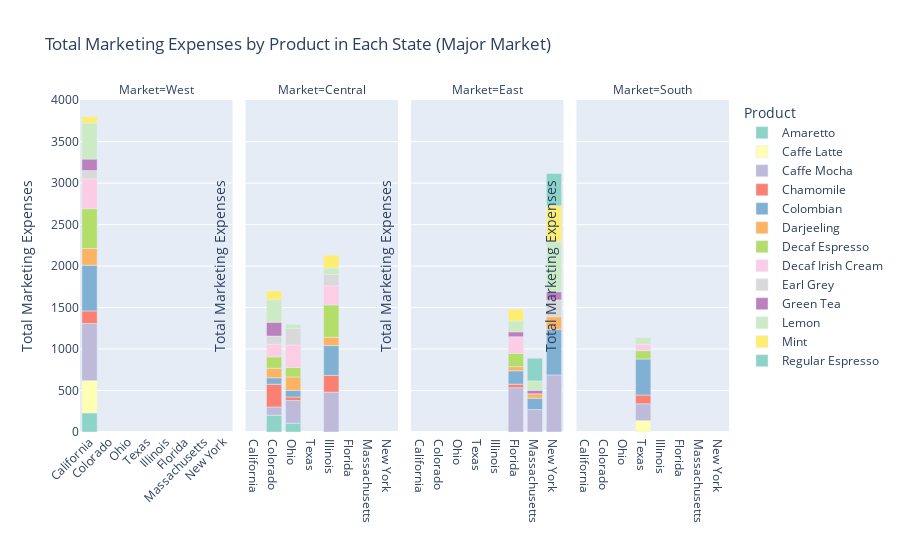

The cell this chart's notebook holds for it:
### Code cell
# Marketing distribution in major market
major_market = data[data['Market_size'] == 'Major Market']
major_market_summary = major_market.groupby(['State', 'Product', 'Market']).Marketing.sum().reset_index()

fig = px.bar(major_market_summary, x='State', y='Marketing', color='Product', 
             title='Total Marketing Expenses by Product in Each State (Major Market)', 
             labels={'State': 'State', 'Profit': 'Total Marketing Expenses'},
             color_discrete_sequence=px.colors.qualitative.Set3,
             facet_col='Market')

fig.update_xaxes(categoryorder='array')
fig.update_xaxes(title_text='')
fig.update_yaxes(title_text='Total Marketing Expenses')
fig.update_layout(legend_title_text='Product', xaxis_tickangle=-45)

fig.show()

### Figure 1 — Plotly figure (JSON) as saved in the notebook; plotly's stock layout.template omitted (floating-point values rounded to 4 significant figures)
{"data": [{"alignmentgroup": "True", "hovertemplate": "Product=Amaretto<br>Market=West<br>State=%{x}<br>Marketing=%{y}<extra></extra>", "legendgroup": "Amaretto", "marker": {"color": "rgb(141,211,199)", "pattern": {"shape": ""}}, "name": "Amaretto", "offsetgroup": "Amaretto", "orientation": "v", "showlegend": true, "textposition": "auto", "type": "bar", "x": ["California"], "xaxis": "x", "y": [230], "yaxis": "y"}, {"alignmentgroup": "True", "hovertemplate": "Product=Amaretto<br>Market=Central<br>State=%{x}<br>Marketing=%{y}<extra></extra>", "legendgroup": "Amaretto", "marker": {"color": "rgb(141,211,199)", "pattern": {"shape": ""}}, "name": "Amaretto", "offsetgroup": "Amaretto", "orientation": "v", "showlegend": false, "textposition": "auto", "type": "bar", "x": ["Colorado", "Ohio"], "xaxis": "x2", "y": [202, 106], "yaxis": "y2"}, {"alignmentgroup": "True", "hovertemplate": "Product=Caffe Latte<br>Market=West<br>State=%{x}<br>Marketing=%{y}<extra></extra>", "legendgroup": "Caffe Latte", "marker": {"color": "rgb(255,255,179)", "pattern": {"shape": ""}}, "name": "Caffe Latte", "offsetgroup": "Caffe Latte", "orientation": "v", "showlegend": true, "textposition": "auto", "type": "bar", "x": ["California"], "xaxis": "x", "y": [390], "yaxis": "y"}, {"alignmentgroup": "True", "hovertemplate": "Product=Caffe Latte<br>Market=South<br>State=%{x}<br>Marketing=%{y}<extra></extra>", "legendgroup": "Caffe Latte", "marker": {"color": "rgb(255,255,179)", "pattern": {"shape": ""}}, "name": "Caffe Latte", "offsetgroup": "Caffe Latte", "orientation": "v", "showlegend": false, "textposition": "auto", "type": "bar", "x": ["Texas"], "xaxis": "x4", "y": [138], "yaxis": "y4"}, {"alignmentgroup": "True", "hovertemplate": "Product=Caffe Mocha<br>Market=West<br>State=%{x}<br>Marketing=%{y}<extra></extra>", "legendgroup": "Caffe Mocha", "marker": {"color": "rgb(190,186,218)", "pattern": {"shape": ""}}, "name": "Caffe Mocha", "offsetgroup": "Caffe Mocha", "orientation": "v", "showlegend": true, "textposition": "auto", "type": "bar", "x": ["California"], "xaxis": "x", "y": [688], "yaxis": "y"}, {"alignmentgroup": "True", "hovertemplate": "Product=Caffe Mocha<br>Market=Central<br>State=%{x}<br>Marketing=%{y}<extra></extra>", "legendgroup": "Caffe Mocha", "marker": {"color": "rgb(190,186,218)", "pattern": {"shape": ""}}, "name": "Caffe Mocha", "offsetgroup": "Caffe Mocha", "orientation": "v", "showlegend": false, "textposition": "auto", "type": "bar", "x": ["Colorado", "Illinois", "Ohio"], "xaxis": "x2", "y": [100, 480, 274], "yaxis": "y2"}, {"alignmentgroup": "True", "hovertemplate": "Product=Caffe Mocha<br>Market=East<br>State=%{x}<br>Marketing=%{y}<extra></extra>", "legendgroup": "Caffe Mocha", "marker": {"color": "rgb(190,186,218)", "pattern": {"shape": ""}}, "name": "Caffe Mocha", "offsetgroup": "Caffe Mocha", "orientation": "v", "showlegend": false, "textposition": "auto", "type": "bar", "x": ["Florida", "Massachusetts", "New York"], "xaxis": "x3", "y": [534, 270, 688], "yaxis": "y3"}, {"alignmentgroup": "True", "hovertemplate": "Product=Caffe Mocha<br>Market=South<br>State=%{x}<br>Marketing=%{y}<extra></extra>", "legendgroup": "Caffe Mocha", "marker": {"color": "rgb(190,186,218)", "pattern": {"shape": ""}}, "name": "Caffe Mocha", "offsetgroup": "Caffe Mocha", "orientation": "v", "showlegend": false, "textposition": "auto", "type": "bar", "x": ["Texas"], "xaxis": "x4", "y": [202], "yaxis": "y4"}, {"alignmentgroup": "True", "hovertemplate": "Product=Chamomile<br>Market=West<br>State=%{x}<br>Marketing=%{y}<extra></extra>", "legendgroup": "Chamomile", "marker": {"color": "rgb(251,128,114)", "pattern": {"shape": ""}}, "name": "Chamomile", "offsetgroup": "Chamomile", "orientation": "v", "showlegend": true, "textposition": "auto", "type": "bar", "x": ["California"], "xaxis": "x", "y": [152], "yaxis": "y"}, {"alignmentgroup": "True", "hovertemplate": "Product=Chamomile<br>Market=Central<br>State=%{x}<br>Marketing=%{y}<extra></extra>", "legendgroup": "Chamomile", "marker": {"color": "rgb(251,128,114)", "pattern": {"shape": ""}}, "name": "Chamomile", "offsetgroup": "Chamomile", "orientation": "v", "showlegend": false, "textposition": "auto", "type": "bar", "x": ["Colorado", "Illinois", "Ohio"], "xaxis": "x2", "y": [274, 202, 42], "yaxis": "y2"}, {"alignmentgroup": "True", "hovertemplate": "Product=Chamomile<br>Market=East<br>State=%{x}<br>Marketing=%{y}<extra></extra>", "legendgroup": "Chamomile", "marker": {"color": "rgb(251,128,114)", "pattern": {"shape": ""}}, "name": "Chamomile", "offsetgroup": "Chamomile", "orientation": "v", "showlegend": false, "textposition": "auto", "type": "bar", "x": ["Florida"], "xaxis": "x3", "y": [42], "yaxis": "y3"}, {"alignmentgroup": "True", "hovertemplate": "Product=Chamomile<br>Market=South<br>State=%{x}<br>Marketing=%{y}<extra></extra>", "legendgroup": "Chamomile", "marker": {"color": "rgb(251,128,114)", "pattern": {"shape": ""}}, "name": "Chamomile", "offsetgroup": "Chamomile", "orientation": "v", "showlegend": false, "textposition": "auto", "type": "bar", "x": ["Texas"], "xaxis": "x4", "y": [106], "yaxis": "y4"}, {"alignmentgroup": "True", "hovertemplate": "Product=Colombian<br>Market=West<br>State=%{x}<br>Marketing=%{y}<extra></extra>", "legendgroup": "Colombian", "marker": {"color": "rgb(128,177,211)", "pattern": {"shape": ""}}, "name": "Colombian", "offsetgroup": "Colombian", "orientation": "v", "showlegend": true, "textposition": "auto", "type": "bar", "x": ["California"], "xaxis": "x", "y": [550], "yaxis": "y"}, {"alignmentgroup": "True", "hovertemplate": "Product=Colombian<br>Market=Central<br>State=%{x}<br>Marketing=%{y}<extra></extra>", "legendgroup": "Colombian", "marker": {"color": "rgb(128,177,211)", "pattern": {"shape": ""}}, "name": "Colombian", "offsetgroup": "Colombian", "orientation": "v", "showlegend": false, "textposition": "auto", "type": "bar", "x": ["Colorado", "Illinois", "Ohio"], "xaxis": "x2", "y": [78, 360, 80], "yaxis": "y2"}, {"alignmentgroup": "True", "hovertemplate": "Product=Colombian<br>Market=East<br>State=%{x}<br>Marketing=%{y}<extra></extra>", "legendgroup": "Colombian", "marker": {"color": "rgb(128,177,211)", "pattern": {"shape": ""}}, "name": "Colombian", "offsetgroup": "Colombian", "orientation": "v", "showlegend": false, "textposition": "auto", "type": "bar", "x": ["Florida", "Massachusetts", "New York"], "xaxis": "x3", "y": [162, 138, 550], "yaxis": "y3"}, {"alignmentgroup": "True", "hovertemplate": "Product=Colombian<br>Market=South<br>State=%{x}<br>Marketing=%{y}<extra></extra>", "legendgroup": "Colombian", "marker": {"color": "rgb(128,177,211)", "pattern": {"shape": ""}}, "name": "Colombian", "offsetgroup": "Colombian", "orientation": "v", "showlegend": false, "textposition": "auto", "type": "bar", "x": ["Texas"], "xaxis": "x4", "y": [434], "yaxis": "y4"}, {"alignmentgroup": "True", "hovertemplate": "Product=Darjeeling<br>Market=West<br>State=%{x}<br>Marketing=%{y}<extra></extra>", "legendgroup": "Darjeeling", "marker": {"color": "rgb(253,180,98)", "pattern": {"shape": ""}}, "name": "Darjeeling", "offsetgroup": "Darjeeling", "orientation": "v", "showlegend": true, "textposition": "auto", "type": "bar", "x": ["California"], "xaxis": "x", "y": [202], "yaxis": "y"}, {"alignmentgroup": "True", "hovertemplate": "Product=Darjeeling<br>Market=Central<br>State=%{x}<br>Marketing=%{y}<extra></extra>", "legendgroup": "Darjeeling", "marker": {"color": "rgb(253,180,98)", "pattern": {"shape": ""}}, "name": "Darjeeling", "offsetgroup": "Darjeeling", "orientation": "v", "showlegend": false, "textposition": "auto", "type": "bar", "x": ["Colorado", "Illinois", "Ohio"], "xaxis": "x2", "y": [114, 100, 162], "yaxis": "y2"}, {"alignmentgroup": "True", "hovertemplate": "Product=Darjeeling<br>Market=East<br>State=%{x}<br>Marketing=%{y}<extra></extra>", "legendgroup": "Darjeeling", "marker": {"color": "rgb(253,180,98)", "pattern": {"shape": ""}}, "name": "Darjeeling", "offsetgroup": "Darjeeling", "orientation": "v", "showlegend": false, "textposition": "auto", "type": "bar", "x": ["Florida", "Massachusetts", "New York"], "xaxis": "x3", "y": [50, 52, 152], "yaxis": "y3"}, {"alignmentgroup": "True", "hovertemplate": "Product=Decaf Espresso<br>Market=West<br>State=%{x}<br>Marketing=%{y}<extra></extra>", "legendgroup": "Decaf Espresso", "marker": {"color": "rgb(179,222,105)", "pattern": {"shape": ""}}, "name": "Decaf Espresso", "offsetgroup": "Decaf Espresso", "orientation": "v", "showlegend": true, "textposition": "auto", "type": "bar", "x": ["California"], "xaxis": "x", "y": [480], "yaxis": "y"}, {"alignmentgroup": "True", "hovertemplate": "Product=Decaf Espresso<br>Market=Central<br>State=%{x}<br>Marketing=%{y}<extra></extra>", "legendgroup": "Decaf Espresso", "marker": {"color": "rgb(179,222,105)", "pattern": {"shape": ""}}, "name": "Decaf Espresso", "offsetgroup": "Decaf Espresso", "orientation": "v", "showlegend": false, "textposition": "auto", "type": "bar", "x": ["Colorado", "Illinois", "Ohio"], "xaxis": "x2", "y": [138, 390, 114], "yaxis": "y2"}, {"alignmentgroup": "True", "hovertemplate": "Product=Decaf Espresso<br>Market=East<br>State=%{x}<br>Marketing=%{y}<extra></extra>", "legendgroup": "Decaf Espresso", "marker": {"color": "rgb(179,222,105)", "pattern": {"shape": ""}}, "name": "Decaf Espresso", "offsetgroup": "Decaf Espresso", "orientation": "v", "showlegend": false, "textposition": "auto", "type": "bar", "x": ["Florida"], "xaxis": "x3", "y": [160], "yaxis": "y3"}, {"alignmentgroup": "True", "hovertemplate": "Product=Decaf Espresso<br>Market=South<br>State=%{x}<br>Marketing=%{y}<extra></extra>", "legendgroup": "Decaf Espresso", "marker": {"color": "rgb(179,222,105)", "pattern": {"shape": ""}}, "name": "Decaf Espresso", "offsetgroup": "Decaf Espresso", "orientation": "v", "showlegend": false, "textposition": "auto", "type": "bar", "x": ["Texas"], "xaxis": "x4", "y": [100], "yaxis": "y4"}, {"alignmentgroup": "True", "hovertemplate": "Product=Decaf Irish Cream<br>Market=West<br>State=%{x}<br>Marketing=%{y}<extra></extra>", "legendgroup": "Decaf Irish Cream", "marker": {"color": "rgb(252,205,229)", "pattern": {"shape": ""}}, "name": "Decaf Irish Cream", "offsetgroup": "Decaf Irish Cream", "orientation": "v", "showlegend": true, "textposition": "auto", "type": "bar", "x": ["California"], "xaxis": "x", "y": [360], "yaxis": "y"}, {"alignmentgroup": "True", "hovertemplate": "Product=Decaf Irish Cream<br>Market=Central<br>State=%{x}<br>Marketing=%{y}<extra></extra>", "legendgroup": "Decaf Irish Cream", "marker": {"color": "rgb(252,205,229)", "pattern": {"shape": ""}}, "name": "Decaf Irish Cream", "offsetgroup": "Decaf Irish Cream", "orientation": "v", "showlegend": false, "textposition": "auto", "type": "bar", "x": ["Colorado", "Illinois", "Ohio"], "xaxis": "x2", "y": [152, 230, 270], "yaxis": "y2"}, {"alignmentgroup": "True", "hovertemplate": "Product=Decaf Irish Cream<br>Market=East<br>State=%{x}<br>Marketing=%{y}<extra></extra>", "legendgroup": "Decaf Irish Cream", "marker": {"color": "rgb(252,205,229)", "pattern": {"shape": ""}}, "name": "Decaf Irish Cream", "offsetgroup": "Decaf Irish Cream", "orientation": "v", "showlegend": false, "textposition": "auto", "type": "bar", "x": ["Florida"], "xaxis": "x3", "y": [200], "yaxis": "y3"}, {"alignmentgroup": "True", "hovertemplate": "Product=Decaf Irish Cream<br>Market=South<br>State=%{x}<br>Marketing=%{y}<extra></extra>", "legendgroup": "Decaf Irish Cream", "marker": {"color": "rgb(252,205,229)", "pattern": {"shape": ""}}, "name": "Decaf Irish Cream", "offsetgroup": "Decaf Irish Cream", "orientation": "v", "showlegend": false, "textposition": "auto", "type": "bar", "x": ["Texas"], "xaxis": "x4", "y": [78], "yaxis": "y4"}, {"alignmentgroup": "True", "hovertemplate": "Product=Earl Grey<br>Market=West<br>State=%{x}<br>Marketing=%{y}<extra></extra>", "legendgroup": "Earl Grey", "marker": {"color": "rgb(217,217,217)", "pattern": {"shape": ""}}, "name": "Earl Grey", "offsetgroup": "Earl Grey", "orientation": "v", "showlegend": true, "textposition": "auto", "type": "bar", "x": ["California"], "xaxis": "x", "y": [100], "yaxis": "y"}, {"alignmentgroup": "True", "hovertemplate": "Product=Earl Grey<br>Market=Central<br>State=%{x}<br>Marketing=%{y}<extra></extra>", "legendgroup": "Earl Grey", "marker": {"color": "rgb(217,217,217)", "pattern": {"shape": ""}}, "name": "Earl Grey", "offsetgroup": "Earl Grey", "orientation": "v", "showlegend": false, "textposition": "auto", "type": "bar", "x": ["Colorado", "Illinois", "Ohio"], "xaxis": "x2", "y": [98, 138, 200], "yaxis": "y2"}, {"alignmentgroup": "True", "hovertemplate": "Product=Earl Grey<br>Market=East<br>State=%{x}<br>Marketing=%{y}<extra></extra>", "legendgroup": "Earl Grey", "marker": {"color": "rgb(217,217,217)", "pattern": {"shape": ""}}, "name": "Earl Grey", "offsetgroup": "Earl Grey", "orientation": "v", "showlegend": false, "textposition": "auto", "type": "bar", "x": ["New York"], "xaxis": "x3", "y": [202], "yaxis": "y3"}, {"alignmentgroup": "True", "hovertemplate": "Product=Green Tea<br>Market=West<br>State=%{x}<br>Marketing=%{y}<extra></extra>", "legendgroup": "Green Tea", "marker": {"color": "rgb(188,128,189)", "pattern": {"shape": ""}}, "name": "Green Tea", "offsetgroup": "Green Tea", "orientation": "v", "showlegend": true, "textposition": "auto", "type": "bar", "x": ["California"], "xaxis": "x", "y": [138], "yaxis": "y"}, {"alignmentgroup": "True", "hovertemplate": "Product=Green Tea<br>Market=Central<br>State=%{x}<br>Marketing=%{y}<extra></extra>", "legendgroup": "Green Tea", "marker": {"color": "rgb(188,128,189)", "pattern": {"shape": ""}}, "name": "Green Tea", "offsetgroup": "Green Tea", "orientation": "v", "showlegend": false, "textposition": "auto", "type": "bar", "x": ["Colorado"], "xaxis": "x2", "y": [168], "yaxis": "y2"}, {"alignmentgroup": "True", "hovertemplate": "Product=Green Tea<br>Market=East<br>State=%{x}<br>Marketing=%{y}<extra></extra>", "legendgroup": "Green Tea", "marker": {"color": "rgb(188,128,189)", "pattern": {"shape": ""}}, "name": "Green Tea", "offsetgroup": "Green Tea", "orientation": "v", "showlegend": false, "textposition": "auto", "type": "bar", "x": ["Florida", "Massachusetts", "New York"], "xaxis": "x3", "y": [60, 42, 100], "yaxis": "y3"}, {"alignmentgroup": "True", "hovertemplate": "Product=Lemon<br>Market=West<br>State=%{x}<br>Marketing=%{y}<extra></extra>", "legendgroup": "Lemon", "marker": {"color": "rgb(204,235,197)", "pattern": {"shape": ""}}, "name": "Lemon", "offsetgroup": "Lemon", "orientation": "v", "showlegend": true, "textposition": "auto", "type": "bar", "x": ["California"], "xaxis": "x", "y": [434], "yaxis": "y"}, {"alignmentgroup": "True", "hovertemplate": "Product=Lemon<br>Market=Central<br>State=%{x}<br>Marketing=%{y}<extra></extra>", "legendgroup": "Lemon", "marker": {"color": "rgb(204,235,197)", "pattern": {"shape": ""}}, "name": "Lemon", "offsetgroup": "Lemon", "orientation": "v", "showlegend": false, "textposition": "auto", "type": "bar", "x": ["Colorado", "Illinois", "Ohio"], "xaxis": "x2", "y": [270, 78, 52], "yaxis": "y2"}, {"alignmentgroup": "True", "hovertemplate": "Product=Lemon<br>Market=East<br>State=%{x}<br>Marketing=%{y}<extra></extra>", "legendgroup": "Lemon", "marker": {"color": "rgb(204,235,197)", "pattern": {"shape": ""}}, "name": "Lemon", "offsetgroup": "Lemon", "orientation": "v", "showlegend": false, "textposition": "auto", "type": "bar", "x": ["Florida", "Massachusetts", "New York"], "xaxis": "x3", "y": [130, 114, 600], "yaxis": "y3"}, {"alignmentgroup": "True", "hovertemplate": "Product=Lemon<br>Market=South<br>State=%{x}<br>Marketing=%{y}<extra></extra>", "legendgroup": "Lemon", "marker": {"color": "rgb(204,235,197)", "pattern": {"shape": ""}}, "name": "Lemon", "offsetgroup": "Lemon", "orientation": "v", "showlegend": false, "textposition": "auto", "type": "bar", "x": ["Texas"], "xaxis": "x4", "y": [80], "yaxis": "y4"}, {"alignmentgroup": "True", "hovertemplate": "Product=Mint<br>Market=West<br>State=%{x}<br>Marketing=%{y}<extra></extra>", "legendgroup": "Mint", "marker": {"color": "rgb(255,237,111)", "pattern": {"shape": ""}}, "name": "Mint", "offsetgroup": "Mint", "orientation": "v", "showlegend": true, "textposition": "auto", "type": "bar", "x": ["California"], "xaxis": "x", "y": [78], "yaxis": "y"}, {"alignmentgroup": "True", "hovertemplate": "Product=Mint<br>Market=Central<br>State=%{x}<br>Marketing=%{y}<extra></extra>", "legendgroup": "Mint", "marker": {"color": "rgb(255,237,111)", "pattern": {"shape": ""}}, "name": "Mint", "offsetgroup": "Mint", "orientation": "v", "showlegend": false, "textposition": "auto", "type": "bar", "x": ["Colorado", "Illinois"], "xaxis": "x2", "y": [106, 152], "yaxis": "y2"}, {"alignmentgroup": "True", "hovertemplate": "Product=Mint<br>Market=East<br>State=%{x}<br>Marketing=%{y}<extra></extra>", "legendgroup": "Mint", "marker": {"color": "rgb(255,237,111)", "pattern": {"shape": ""}}, "name": "Mint", "offsetgroup": "Mint", "orientation": "v", "showlegend": false, "textposition": "auto", "type": "bar", "x": ["Florida", "New York"], "xaxis": "x3", "y": [142, 434], "yaxis": "y3"}, {"alignmentgroup": "True", "hovertemplate": "Product=Regular Espresso<br>Market=East<br>State=%{x}<br>Marketing=%{y}<extra></extra>", "legendgroup": "Regular Espresso", "marker": {"color": "rgb(141,211,199)", "pattern": {"shape": ""}}, "name": "Regular Espresso", "offsetgroup": "Regular Espresso", "orientation": "v", "showlegend": true, "textposition": "auto", "type": "bar", "x": ["Massachusetts", "New York"], "xaxis": "x3", "y": [274, 390], "yaxis": "y3"}], "layout": {"annotations": [{"font": {}, "showarrow": false, "text": "Market=West", "x": 0.1175, "xanchor": "center", "xref": "paper", "y": 1, "yanchor": "bottom", "yref": "paper"}, {"font": {}, "showarrow": false, "text": "Market=Central", "x": 0.3725, "xanchor": "center", "xref": "paper", "y": 1, "yanchor": "bottom", "yref": "paper"}, {"font": {}, "showarrow": false, "text": "Market=East", "x": 0.6275, "xanchor": "center", "xref": "paper", "y": 1, "yanchor": "bottom", "yref": "paper"}, {"font": {}, "showarrow": false, "text": "Market=South", "x": 0.8825, "xanchor": "center", "xref": "paper", "y": 1, "yanchor": "bottom", "yref": "paper"}], "barmode": "relative", "legend": {"title": {"text": "Product"}, "tracegroupgap": 0}, "title": {"text": "Total Marketing Expenses by Product in Each State (Major Market)"}, "xaxis": {"anchor": "y", "categoryorder": "array", "domain": [0, 0.235], "tickangle": -45, "title": {"text": ""}}, "xaxis2": {"anchor": "y2", "categoryorder": "array", "domain": [0.255, 0.49], "matches": "x", "title": {"text": ""}}, "xaxis3": {"anchor": "y3", "categoryorder": "array", "domain": [0.51, 0.745], "matches": "x", "title": {"text": ""}}, "xaxis4": {"anchor": "y4", "categoryorder": "array", "domain": [0.765, 1.0], "matches": "x", "title": {"text": ""}}, "yaxis": {"anchor": "x", "domain": [0, 1], "title": {"text": "Total Marketing Expenses"}}, "yaxis2": {"anchor": "x2", "domain": [0, 1], "matches": "y", "showticklabels": false, "title": {"text": "Total Marketing Expenses"}}, "yaxis3": {"anchor": "x3", "domain": [0, 1], "matches": "y", "showticklabels": false, "title": {"text": "Total Marketing Expenses"}}, "yaxis4": {"anchor": "x4", "domain": [0, 1], "matches": "y", "showticklabels": false, "title": {"text": "Total Marketing Expenses"}}}}
